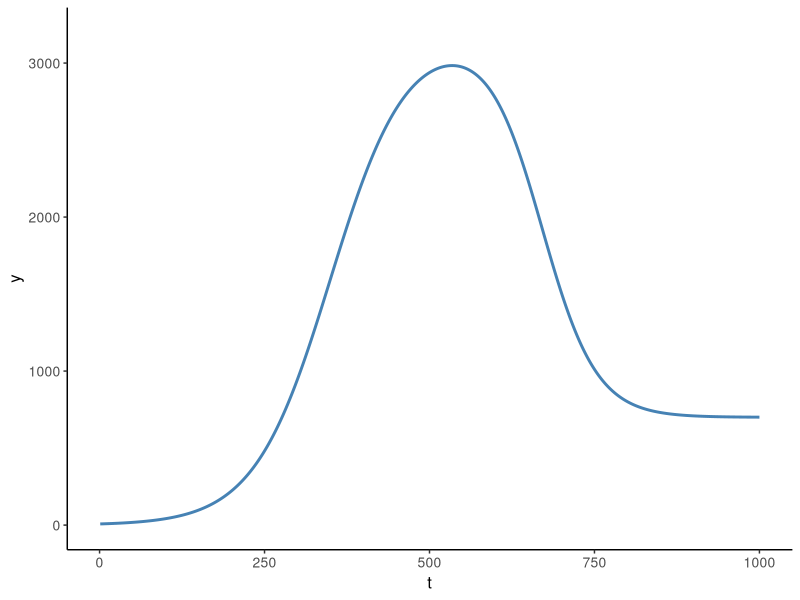

Reproduce this figure in R.
library(data.table)
library(ggplot2)

a=0
b1=3200
b2=-2500
g1=5
c1=350
g2=7
c2=670

trend <- 1:1000
G1 <- (1+exp(-g1*(trend-c1)/sd(trend)))^{-1}
G2 <- (1+exp(-g2*(trend-c2)/sd(trend)))^{-1}

y <- a+b1*G1+b2*G2

dt <- data.table(t=trend,y=y)

gg_plot <- ggplot(dt,aes(x=t,y=y))+
  geom_line(size=1,color="steelblue")+
  coord_cartesian(ylim=c(0,3200))+
  theme_classic()+
  theme(axis.title = element_text(size=12),axis.text = element_text(size=10))

ggsave("illustration.png",gg_plot,device="png",dpi="retina",width=6.5,height=3.5)
